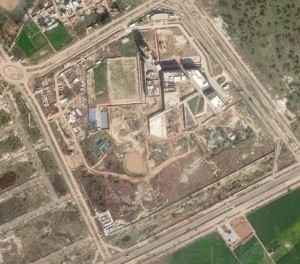
#> input picture Lab-3/sat_image_plaksha.jpg, 300 x 264 px
$ jupyter execute Lab3.ipynb
#> lines starting #> are read from the running program, lines starting #| are printed output that depends on the picture
### STEP-1

[cell 1]
import numpy as np
import matplotlib.pyplot as plt
import cv2

### STEP-2

[cell 2]
image = cv2.imread('sat_image_plaksha.jpg')
#> image is the input picture: shape (264, 300, 3); mean B, G, R 116.6, 136.2, 148
image_rgb = cv2.cvtColor(image, cv2.COLOR_BGR2RGB) #converting BGR to RGB (since matplotlib reads images in RGB format)
plt.imshow(image_rgb)

### STEP-3

[cell 3]
gray_image = cv2.cvtColor(image, cv2.COLOR_BGR2GRAY)
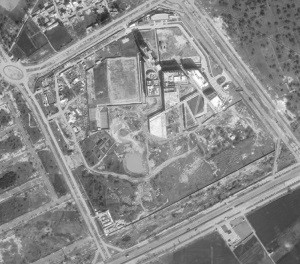
#> gray_image: shape (264, 300); min 35, max 254, mean 137.5
gray_image_rgb = cv2.cvtColor(gray_image, cv2.COLOR_BGR2RGB) #converting BGR to RGB (since matplotib reads images in RGB format))
plt.imshow(gray_image_rgb)

### STEP-4

[cell 4]
image_float = gray_image.astype(np.float64) #image to double

### STEP-5

[cell 5]
mean_column = np.mean(image_float, axis = 0)
#> mean_column = 300 values, max 159.2 at index 157, min 111.7 at index 298, mean 137.5
image_mean_subtracted = image_float - mean_column
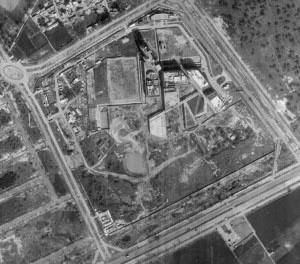
#> image_mean_subtracted: shape (264, 300) float64; min -103, max 127.4, mean 0; drawn with min black and max white

### STEP-6

[cell 6]
covariance_matrix = np.cov(image_mean_subtracted.T)
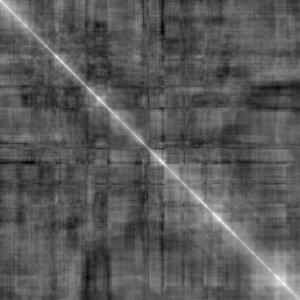
#> covariance_matrix: shape (300, 300) float64; min -715.1, max 1729.1, mean 145.8; drawn with min black and max white

### STEP-7

[cell 7]
eigenvalues, eigenvectors = np.linalg.eigh(covariance_matrix)
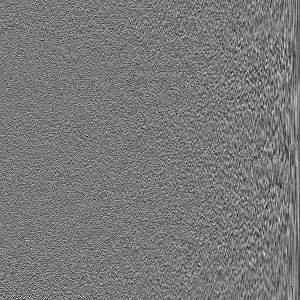
#> eigenvectors: shape (300, 300) float64; min -0.239, max 0.265, mean -7.2e-05; drawn with min black and max white
#> eigenvalues = 300 values from -2.29e-12 to 56329.4

### STEP-8

[cell 8]
sorted_indices = np.argsort(eigenvalues)[::-1] #descending order
#> sorted_indices = 300 values, max 299 at index 0, min 0 at index 299, mean 149.5
eigenvalues = eigenvalues[sorted_indices]
#> eigenvalues = 300 values, max 56329.4 at index 0, min -2.29e-12 at index 299, mean 1217.5
eigenvectors = eigenvectors[:, sorted_indices]
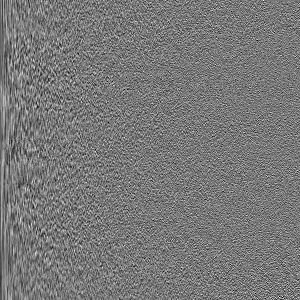
#> eigenvectors: shape (300, 300) float64; min -0.239, max 0.265, mean -7.2e-05; drawn with min black and max white

### STEP-9

[cell 9]
num_components_list = [10, 20, 30, 40, 50, 60, 91, 300]

### STEP-10

[cell 10]
output_images = []

for num_components in num_components_list:
    selected_components = eigenvectors[:, :num_components]

    projected_data = np.dot(selected_components.T, image_mean_subtracted.T).T

    reconstructed_image = np.dot(projected_data, selected_components.T) + mean_column

    output_images.append(reconstructed_image)
#> this loop made 8 passes
#> pass 1, `reconstructed_image = np.dot(projected_data, selected_components.T) + ..`:
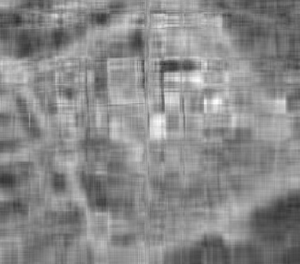
#> reconstructed_image: shape (264, 300) float64; min 46.49, max 254.2, mean 137.5
#> pass 2, `selected_components = eigenvectors[:, :num_components]`:
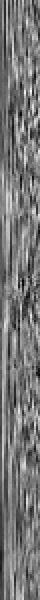
#> selected_components: shape (300, 20) float64 (shown 2 times larger); min -0.177, max 0.197, mean -0.00117; drawn with min black and max white
#> pass 2, `reconstructed_image = np.dot(projected_data, selected_components.T) + ..`:
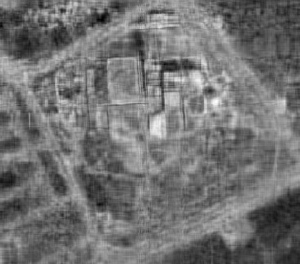
#> reconstructed_image: shape (264, 300) float64; min 31.55, max 266.4, mean 137.5; drawn with min black and max white
#> after the loop:
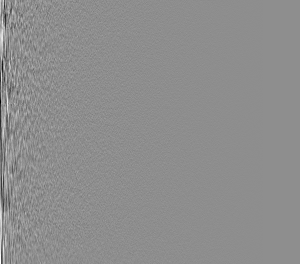
#> projected_data: shape (264, 300) float64; min -564.5, max 449, mean 0; drawn with min black and max white
#> after the loop, output_images = 8 items

### STEP-11

[cell 11]
plt.figure(figsize=(20, 10))
plt.suptitle('Dimensionality Reduction using PCA', fontsize=25)

for i, (num_components, img) in enumerate(zip(num_components_list, output_images)):
    plt.subplot(2, 4, i + 1)
    plt.imshow(img, cmap='gray')
    plt.title(f'Components: {num_components}', fontsize = 15)
    plt.axis('off')
#> this loop made 8 passes
#> num_components on passes 1 to 8: 10, 20, 30, 40, 50, 60, 91, 300

plt.tight_layout()
plt.show()
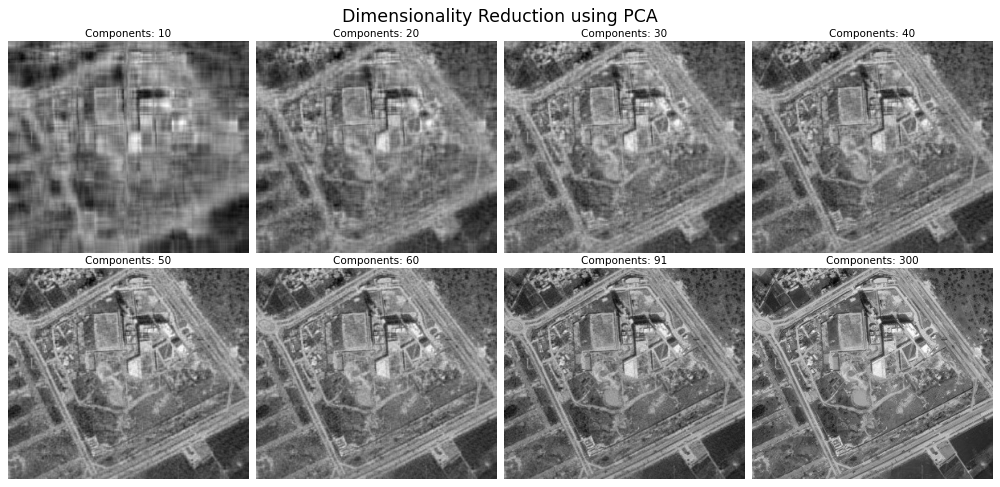
#> figure drawn by matplotlib, 8 panels
